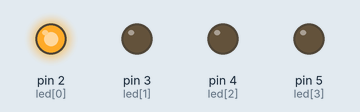
Bench run of a sketch on a simulated Arduino Uno, built with avr-gcc and run on an emulated ATmega328P. Parts: output pins drawn as LEDs (lit = HIGH).

Above: at 0.12 s.
At 1.37 s:
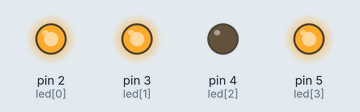
At 2.62 s:
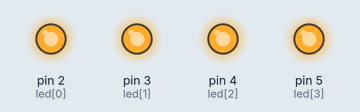
Timing chart, 0 to 3.0 s (numbered marks = the images above):
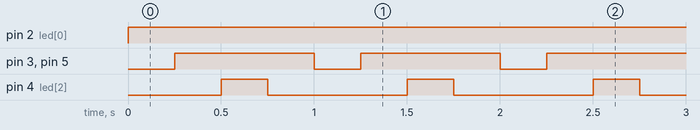

The sketch:

A017_arrays_for_leds_2.ino
```cpp
/*
 * Controlar el apagado y encendido de 5 LEDs simultaneamente (D2-D6).
 * 2013. Arduino Gran Canaria.
 */

// Declaracion de variables
// Declarar una matriz de 5 elementos
int led[5] = {2,3,4,5,6};

int estado[4][5] =
  {
    {HIGH, LOW, LOW, LOW, HIGH},
    {HIGH, HIGH, LOW, HIGH, HIGH},
    {HIGH, HIGH, HIGH, HIGH, HIGH},
    {HIGH, HIGH, LOW, HIGH, HIGH},
  };

int elementos = 5;
int contador;
int fila, columna;
int anterior = -1;

// Inicializacion del sistema
void setup()
{
  // Inicializar la biblioteca Serial
  Serial.begin(9600);
  // Inicializar los pines de los LEDs en modo escritura
  for (contador = 2; contador < 6; contador++)
  {
    pinMode(contador, OUTPUT);
  }
}

// Bucle principal
void loop()
{
  // Bucle
  for (fila = 0; fila < 4; fila++)
  {
    for (columna = 0; columna < 5; columna++)
    {
      // Encender LED
      digitalWrite(led[columna], estado[fila][columna]);
    } // Final for columna
    // Pausa
    delay(250);
  } // Final for fila
} // Final de loop
```

Measured:
- by itself, pin 2 (led[0]): LOW → HIGH at 0.00 s
- by itself, pin 3 (led[1]), pin 5 (led[3]): alternates HIGH for 0.75 s and LOW for 0.25 s
- by itself, pin 4 (led[2]): alternates HIGH for 0.25 s and LOW for 0.75 s
